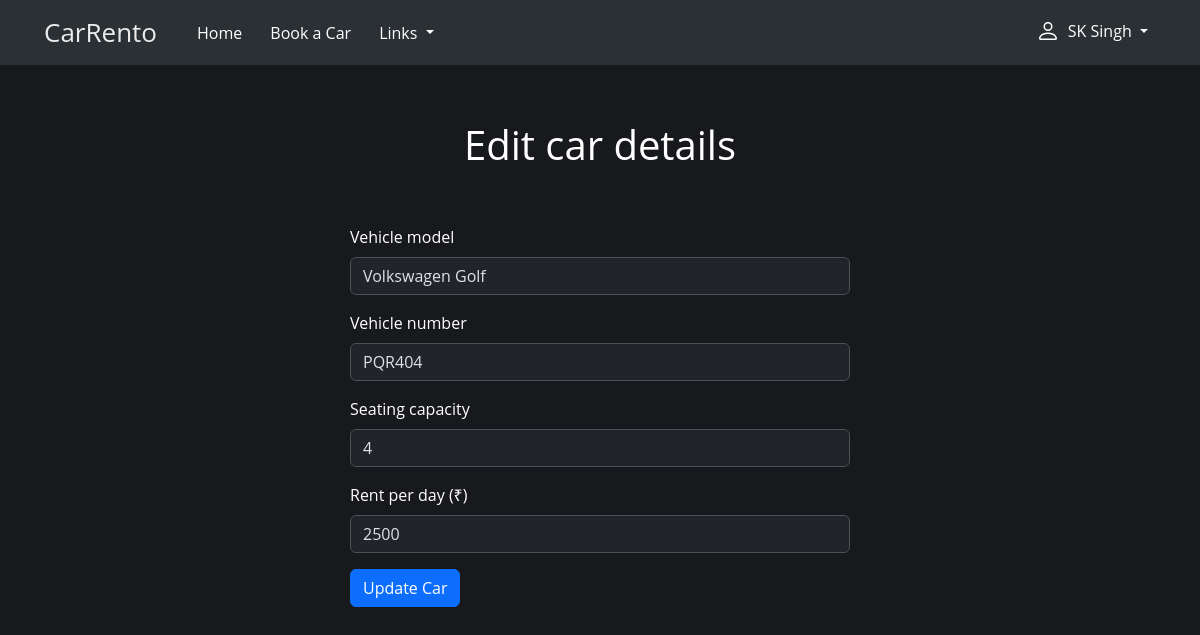
The page /edit-car.php?car_id=22 (signed in) on the database its author committed.
### tables this page shows
CREATE TABLE `cars` (
  `id` int(11) NOT NULL,
  `user_id` int(11) NOT NULL,
  `vehicle_model` varchar(100) NOT NULL,
  `vehicle_number` varchar(30) NOT NULL,
  `seating_capacity` int(11) NOT NULL,
  `rent_per_day` int(11) NOT NULL
);

### edit-car.php (the view, shortened to what this page needs)
<?php
require "components/database_connect.php";
if ($_SERVER["REQUEST_METHOD"] == "GET" && isset($_GET["car_id"])) {
    $car_id = $_GET["car_id"];
    $sql = "SELECT * FROM cars WHERE id = $car_id";
    $result = mysqli_query($conn, $sql);
    $car = mysqli_fetch_assoc($result);
}
?>
<!DOCTYPE html>
<html lang="en">
<head>
    <?php include "components/head_tags.php"; ?>
    <link rel="stylesheet" href="css/new-car-page.css">
</head>
<body>
    <?php
    include "components/navbar.php";
    ?>
        <div class="new-car-page">
            <div class="new-car-page-title">
                <span>Edit car details</span>
            </div>
            <div class="new-car-form">
            <form data-bs-theme="dark" method="post" action="api/edit_car_controller.php">
            <div class="mb-3">
                <label class="form-label">Vehicle model</label>
                <input type="text" name="vehicle_model" class="form-control" value="<?= $car['vehicle_model'] ?>" required>
            </div>
            <div class="mb-3">
                <label class="form-label">Vehicle number</label>
                <input type="text" name="vehicle_number" class="form-control" value="<?= $car['vehicle_number'] ?>" required>
            </div>
            <div class="mb-3">
                <label class="form-label">Seating capacity</label>
                <input type="text" name="seating_capacity" class="form-control" value="<?= $car['seating_capacity'] ?>" required>
            </div>
            <div class="mb-3">
                <label class="form-label">Rent per day (₹)</label>
                <input type="text" name="rent_per_day" class="form-control" value="<?= $car['rent_per_day'] ?>" required>
            </div>
            <button type="submit" class="btn btn-primary">Update Car</button>
            </form>
            </div>
        </div>
</body>
</html>

### css/common.css (style rules this page uses)
* { box-sizing: border-box; font-family: 'Open Sans', sans-serif; }

### css/new-car-page.css (style rules this page uses)
.new-car-page { background-color: #18191d; min-height: 100vh; }
.new-car-page-title { text-align: center; line-height: 4; font-size: 40px; color: #fff; }
.new-car-form { width: 500px; margin: 0 auto; color: #fff; }

### rows shown on the page
cars: vehicle_model "Volkswagen Golf", vehicle_number "PQR404", seating_capacity "4", rent_per_day "2500"

### other values the page prints
$_SESSION["name"] "SK Singh"
